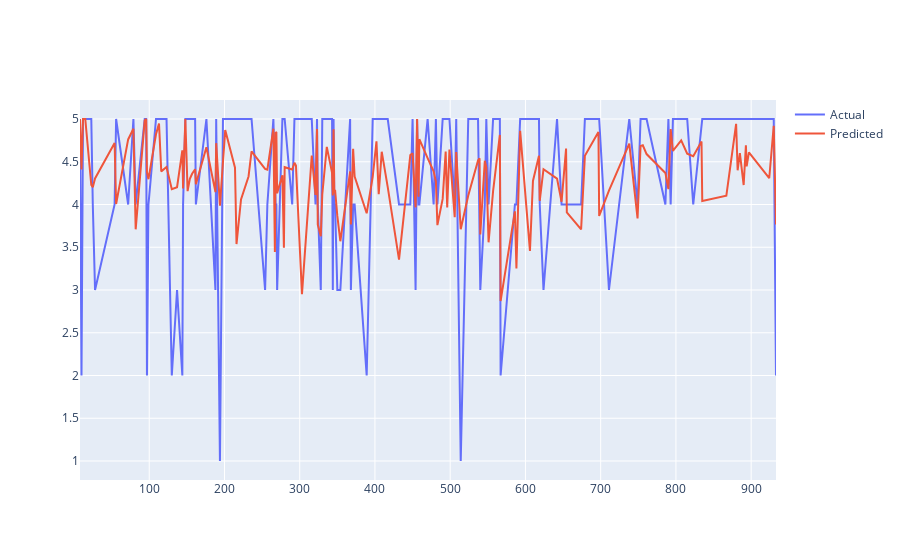

Here is the notebook cell this chart was saved with:
### Code cell
##
max_ratings_id = df.groupby('iid')['rui'].count().reset_index().sort_values('rui',ascending=False)[:1]
max_ratings_id = list_from_df(max_ratings_id,'iid')[0]

est_pred_df = df[df['iid'] == max_ratings_id]

predicted_ratings = list_from_df(est_pred_df,'est')
actual_ratings = list_from_df(est_pred_df,'rui')
user_ds = list_from_df(est_pred_df,'uid')
user_ds = np.sort(user_ds)

# Plotting
fig = go.Figure()
fig.add_trace(go.Scatter(x=user_ds,y=actual_ratings,
             mode='lines',
             name='Actual'))
fig.add_trace(go.Scatter(x=user_ds,y=predicted_ratings,
             mode='lines',
             name='Predicted'))
fig.show()

### Figure 1 — Plotly figure (JSON) as saved in the notebook; plotly's stock layout.template omitted (floating-point values rounded to 4 significant figures; data arrays with more than 128 entries replaced by an {"elided": "..."} marker saying what was removed)
{"data": [{"mode": "lines", "name": "Actual", "type": "scatter", "x": {"elided": "150 int values"}, "y": {"elided": "150 int values"}}, {"mode": "lines", "name": "Predicted", "type": "scatter", "x": {"elided": "150 int values"}, "y": {"elided": "150 float values"}}], "layout": {}}
